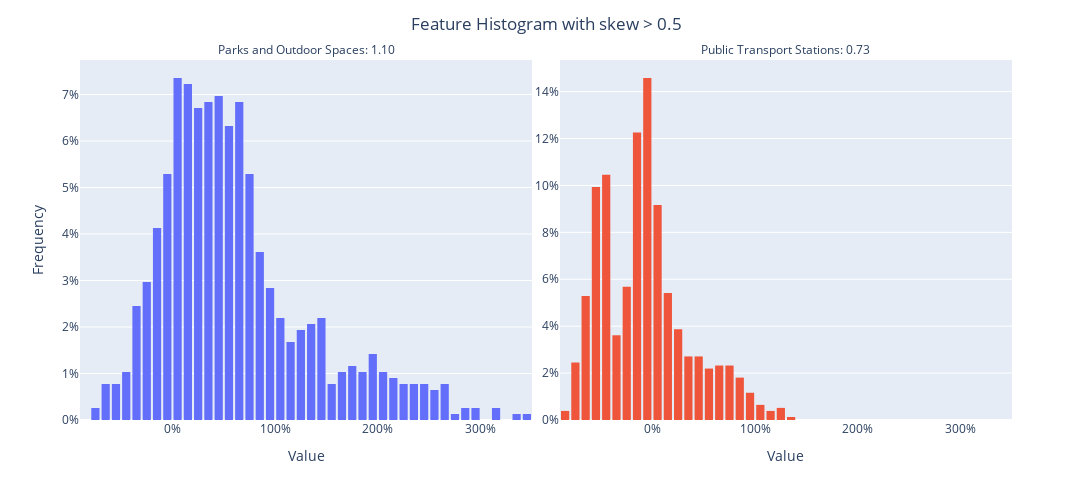

Source (notebook cell):
### Code cell
fig = px.histogram(
    data_frame=google,
    x=skewed_cols,
    histnorm="percent",
    nbins=50,
    facet_col="variable",
    facet_col_wrap=2,
    facet_col_spacing=0.03,
    width=600 * len(skewed_cols),
    height=PLOT_HEIGHT * len(skewed_cols) / 2,
)
fig.update_layout(
    showlegend=False,
    bargap=0.2,
    yaxis=dict(title_text="Frequency"),
    title_text="Feature Histogram with skew > 0.5",
    title_x=0.5,
)
fig.update_xaxes(title_text="Value", position=0.5, ticksuffix="%")
fig.update_yaxes(matches=None, showticklabels=True, ticksuffix="%")
fig.for_each_annotation(
    lambda a: a.update(
        text=f'{helper.TITLES[google.columns.get_loc(a.text.split("=")[-1]) - 1]}: {np.abs(google[a.text.split("=")[-1]].skew()):.2f}'
    )
)

fig.show()
fig.write_image("../plots/Skewed Features (Histogram)(Google).png")

### Figure 1 — Plotly figure (JSON) as saved in the notebook; plotly's stock layout.template omitted (floating-point values rounded to 4 significant figures; data arrays with more than 128 entries replaced by an {"elided": "..."} marker saying what was removed)
{"data": [{"alignmentgroup": "True", "bingroup": "x", "histnorm": "percent", "hovertemplate": "variable=parks<br>value=%{x}<br>percent=%{y}<extra></extra>", "legendgroup": "parks", "marker": {"color": "#636efa", "pattern": {"shape": ""}}, "name": "parks", "nbinsx": 50, "offsetgroup": "parks", "orientation": "v", "showlegend": true, "type": "histogram", "x": {"elided": "775 float values"}, "xaxis": "x", "yaxis": "y"}, {"alignmentgroup": "True", "bingroup": "x", "histnorm": "percent", "hovertemplate": "variable=transit_stations<br>value=%{x}<br>percent=%{y}<extra></extra>", "legendgroup": "transit_stations", "marker": {"color": "#EF553B", "pattern": {"shape": ""}}, "name": "transit_stations", "nbinsx": 50, "offsetgroup": "transit_stations", "orientation": "v", "showlegend": true, "type": "histogram", "x": {"elided": "775 float values"}, "xaxis": "x2", "yaxis": "y2"}], "layout": {"annotations": [{"font": {}, "showarrow": false, "text": "Parks and Outdoor Spaces: 1.10", "x": 0.2425, "xanchor": "center", "xref": "paper", "y": 1, "yanchor": "bottom", "yref": "paper"}, {"font": {}, "showarrow": false, "text": "Public Transport Stations: 0.73", "x": 0.7575, "xanchor": "center", "xref": "paper", "y": 1, "yanchor": "bottom", "yref": "paper"}], "bargap": 0.2, "barmode": "relative", "height": 500, "legend": {"title": {"text": "variable"}, "tracegroupgap": 0}, "margin": {"t": 60}, "showlegend": false, "title": {"text": "Feature Histogram with skew > 0.5", "x": 0.5}, "width": 1200, "xaxis": {"anchor": "y", "domain": [0, 0.485], "position": 0.5, "ticksuffix": "%", "title": {"text": "Value"}}, "xaxis2": {"anchor": "y2", "domain": [0.515, 1], "matches": "x", "position": 0.5, "ticksuffix": "%", "title": {"text": "Value"}}, "yaxis": {"anchor": "x", "domain": [0, 1], "showticklabels": true, "ticksuffix": "%", "title": {"text": "Frequency"}}, "yaxis2": {"anchor": "x2", "domain": [0, 1], "showticklabels": true, "ticksuffix": "%"}}}
